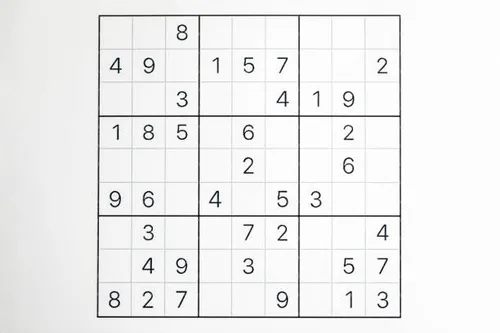
#> input picture resources/1.webp, 500 x 333 px
$ python -i utils.py   (imports and definitions only)
#> lines starting #> are read from the running program, lines starting #| are printed output that depends on the picture; after the words box and inside, x2 and y2 are one past the last pixel; in counts of white or black regions, pixels touching at a corner belong together
#> further down, picture is the input picture: shape (333, 500, 3); mean B, G, R 239.1, 239.3, 239.2
import cv2;
import numpy

#preprocessing the image
def preProcess(img) :
    imgGray = cv2.cvtColor(img, cv2.COLOR_BGR2GRAY) #convert the image into gray scale
    imgBlur = cv2.GaussianBlur(imgGray, (5, 5), 1) #blurring the image
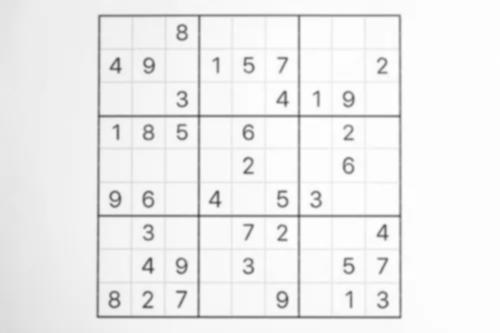
#> imgBlur: shape (333, 500); min 75, max 255, mean 239.2
    imgTreshold = cv2.adaptiveThreshold(imgBlur, 255, 1, 1, 11, 2) #Applying adaptive treshold
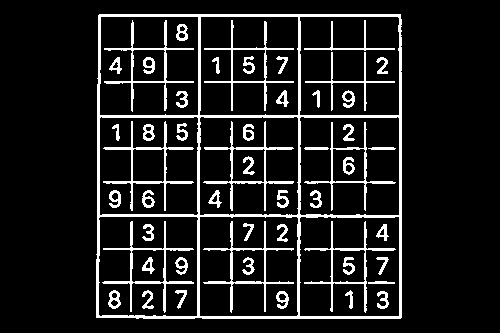
#> imgTreshold: shape (333, 500); 11.1% white; 52 white regions, largest, box (x1, y1, x2, y2) and area: (96, 14, 402, 319) 7129, (103, 121, 194, 211) 876, (102, 221, 194, 313) 874
    return imgTreshold

# stacking the image
# [53 lines left out: functions stackImages, biggestContour, reorder, not called in this run]

>>> import cv2
>>> picture = cv2.imread('resources/1.webp')
>>> result = preProcess(picture)
